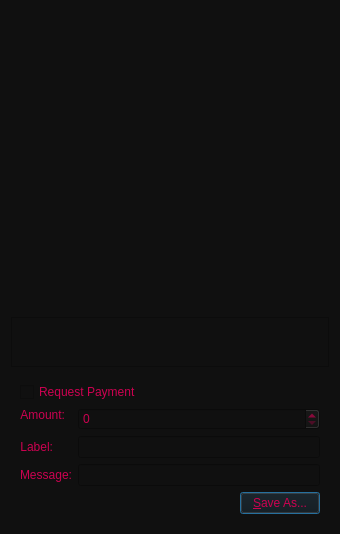
<?xml version="1.0" encoding="UTF-8"?>
<ui version="4.0">
 <class>QRCodeDialog</class>
 <widget class="QDialog" name="QRCodeDialog">
  <property name="geometry">
   <rect>
    <x>0</x>
    <y>0</y>
    <width>340</width>
    <height>530</height>
   </rect>
  </property>
  <property name="windowTitle">
   <string>QR Code Dialog</string>
  </property>
  <property name="styleSheet">
   <string notr="true">color: rgb(204, 1, 80);
background-color: rgb(16, 16, 16);</string>
  </property>
  <layout class="QVBoxLayout" name="verticalLayout_3">
   <item>
    <widget class="QLabel" name="lblQRCode">
     <property name="sizePolicy">
      <sizepolicy hsizetype="Expanding" vsizetype="Expanding">
       <horstretch>0</horstretch>
       <verstretch>0</verstretch>
      </sizepolicy>
     </property>
     <property name="minimumSize">
      <size>
       <width>300</width>
       <height>300</height>
      </size>
     </property>
     <property name="textFormat">
      <enum>Qt::PlainText</enum>
     </property>
     <property name="alignment">
      <set>Qt::AlignCenter</set>
     </property>
     <property name="wordWrap">
      <bool>true</bool>
     </property>
    </widget>
   </item>
   <item>
    <widget class="QPlainTextEdit" name="outUri">
     <property name="sizePolicy">
      <sizepolicy hsizetype="Expanding" vsizetype="Minimum">
       <horstretch>0</horstretch>
       <verstretch>0</verstretch>
      </sizepolicy>
     </property>
     <property name="minimumSize">
      <size>
       <width>0</width>
       <height>50</height>
      </size>
     </property>
     <property name="tabChangesFocus">
      <bool>true</bool>
     </property>
     <property name="textInteractionFlags">
      <set>Qt::TextSelectableByKeyboard|Qt::TextSelectableByMouse</set>
     </property>
    </widget>
   </item>
   <item>
    <widget class="QWidget" name="widget" native="true">
     <layout class="QVBoxLayout" name="verticalLayout_2">
      <item>
       <widget class="QCheckBox" name="chkReqPayment">
        <property name="enabled">
         <bool>true</bool>
        </property>
        <property name="text">
         <string>Request Payment</string>
        </property>
       </widget>
      </item>
      <item>
       <layout class="QFormLayout" name="formLayout">
        <property name="fieldGrowthPolicy">
         <enum>QFormLayout::AllNonFixedFieldsGrow</enum>
        </property>
        <item row="1" column="0">
         <widget class="QLabel" name="lblLabel">
          <property name="text">
           <string>Label:</string>
          </property>
          <property name="textFormat">
           <enum>Qt::PlainText</enum>
          </property>
          <property name="alignment">
           <set>Qt::AlignRight|Qt::AlignTrailing|Qt::AlignVCenter</set>
          </property>
          <property name="buddy">
           <cstring>lnLabel</cstring>
          </property>
         </widget>
        </item>
        <item row="1" column="1">
         <widget class="QLineEdit" name="lnLabel"/>
        </item>
        <item row="2" column="0">
         <widget class="QLabel" name="lblMessage">
          <property name="text">
           <string>Message:</string>
          </property>
          <property name="textFormat">
           <enum>Qt::PlainText</enum>
          </property>
          <property name="alignment">
           <set>Qt::AlignRight|Qt::AlignTrailing|Qt::AlignVCenter</set>
          </property>
          <property name="buddy">
           <cstring>lnMessage</cstring>
          </property>
         </widget>
        </item>
        <item row="2" column="1">
         <widget class="QLineEdit" name="lnMessage"/>
        </item>
        <item row="0" column="0">
         <widget class="QLabel" name="lblAmount">
          <property name="sizePolicy">
           <sizepolicy hsizetype="Preferred" vsizetype="Maximum">
            <horstretch>0</horstretch>
            <verstretch>0</verstretch>
           </sizepolicy>
          </property>
          <property name="text">
           <string>Amount:</string>
          </property>
          <property name="textFormat">
           <enum>Qt::PlainText</enum>
          </property>
          <property name="alignment">
           <set>Qt::AlignRight|Qt::AlignTrailing|Qt::AlignVCenter</set>
          </property>
          <property name="buddy">
           <cstring>lnReqAmount</cstring>
          </property>
         </widget>
        </item>
        <item row="0" column="1">
         <widget class="BitcoinAmountField" name="lnReqAmount">
          <property name="enabled">
           <bool>false</bool>
          </property>
          <property name="minimumSize">
           <size>
            <width>80</width>
            <height>0</height>
           </size>
          </property>
         </widget>
        </item>
       </layout>
      </item>
      <item>
       <layout class="QHBoxLayout" name="horizontalLayout">
        <item>
         <spacer name="horizontalSpacer">
          <property name="orientation">
           <enum>Qt::Horizontal</enum>
          </property>
          <property name="sizeHint" stdset="0">
           <size>
            <width>40</width>
            <height>20</height>
           </size>
          </property>
         </spacer>
        </item>
        <item>
         <widget class="QPushButton" name="btnSaveAs">
          <property name="text">
           <string>&amp;Save As...</string>
          </property>
         </widget>
        </item>
       </layout>
      </item>
     </layout>
    </widget>
   </item>
  </layout>
 </widget>
 <customwidgets>
  <customwidget>
   <class>BitcoinAmountField</class>
   <extends>QSpinBox</extends>
   <header>bitcoinamountfield.h</header>
   <container>1</container>
  </customwidget>
 </customwidgets>
 <resources/>
 <connections>
  <connection>
   <sender>chkReqPayment</sender>
   <signal>clicked(bool)</signal>
   <receiver>lnReqAmount</receiver>
   <slot>setEnabled(bool)</slot>
   <hints>
    <hint type="sourcelabel">
     <x>92</x>
     <y>285</y>
    </hint>
    <hint type="destinationlabel">
     <x>98</x>
     <y>311</y>
    </hint>
   </hints>
  </connection>
 </connections>
</ui>
